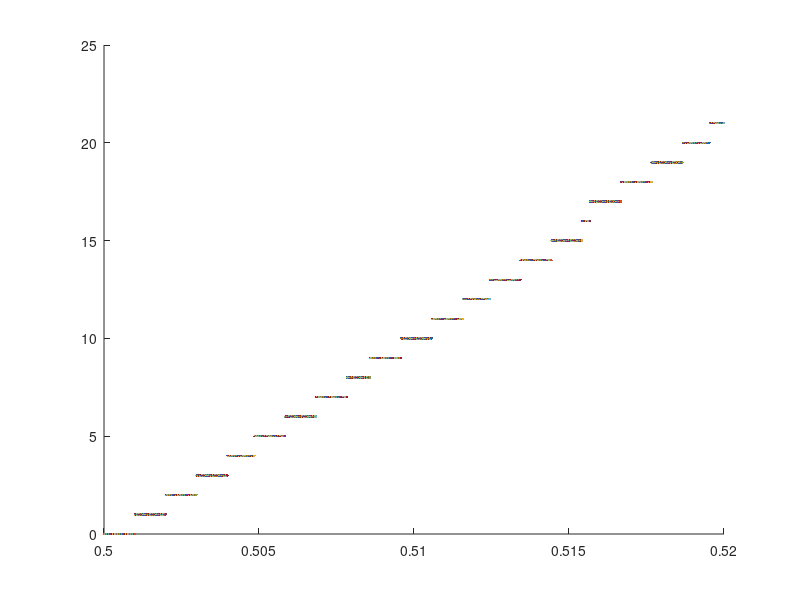

Recreate this plot in MATLAB.
%clear all;
%close all;
% normrnd('seed', 3)
clear dout;
%vin=0.52204;
vin=0.5234;
vrefp=1.25;
vrefn=0.75;
vcm=1;
v0=1;
C_unit=1; %pF
bit=11;
lsb=5;
msb=bit-lsb;
number_c=2^msb+2^lsb;
figure;
hold on;

    cp = [1 2 4 8 16 17 34 68 136 272 510];
    cp = [1.0000    2.0000    3.875    7.7500   14.8750   16.2500   32.0000 64.3750  128.3750  256.3750  481.7500];
    cp = [1 2 4 7.7500   14.8750  1.8824*8 1.8824*16 1.8824*32 1.8824*64 1.8824*128 1.8824*256]
    cp = [  1    2    3.75   7.6250   14.8750   16.2500   32.1250 64.5000  128.1250  256.1250  481.5]
    cp = [1   2   3.875    7.6250  14.75   16   31.75 63.5  127.3750  255.1250  480.6250]

    cn = cp;
    ctot_p=sum(cp)+1;
    ctot_n = ctot_p;
for vin = 0.5:1e-5:0.52
    %vx(1)=vcm-vin+cp(bit)/ctot_p*vrefn+(ctot_p-cp(bit))/ctot_p*vrefp;
 
    %vy(1)=vcm-v0+cn(bit)/ctot_n*vrefp+(ctot_n-cn(bit))/ctot_n*vrefn;
    vx(1)=vcm-vin+cp(bit)/ctot_p*vrefn+(ctot_p-cp(bit))/ctot_p*vrefp;
    vy(1)=vcm-v0+cn(bit)/ctot_n*vrefp+(ctot_n-cn(bit))/ctot_n*vrefn;

    for i=1:bit;
        if vx(i)>=vy(i);
            dout(i)=0;
            if i<bit;
                vx(i+1)=vx(i)-cp(bit-i)/ctot_p*vrefp+cp(bit-i)/ctot_p*vrefn;
                vy(i+1)=vy(i)-cn(bit-i)/ctot_n*vrefn+cn(bit-i)/ctot_n*vrefp;
                
            end
        else
            dout(i)=1;
            if i<bit;
                vx(i+1)=vx(i)+(cp(bit-i+1)-cp(bit-i))/ctot_p*vrefp-(cp(bit-i+1)-cp(bit-i))/ctot_p*vrefn;
                vy(i+1)=vy(i)+(cn(bit-i+1)-cn(bit-i))/ctot_n*vrefn-(cn(bit-i+1)-cn(bit-i))/ctot_n*vrefp;
            end
        end
     %    d(k)=d(k)+2^(bit-i)*(1-dout(i));
    end
    d = bi2de(fliplr(dout));
    plot(vin,d);
end
% stairs(1:length(vx),vx);
% hold on;
% stairs(1:length(vy),vy,'r');
%  

  

    

    
